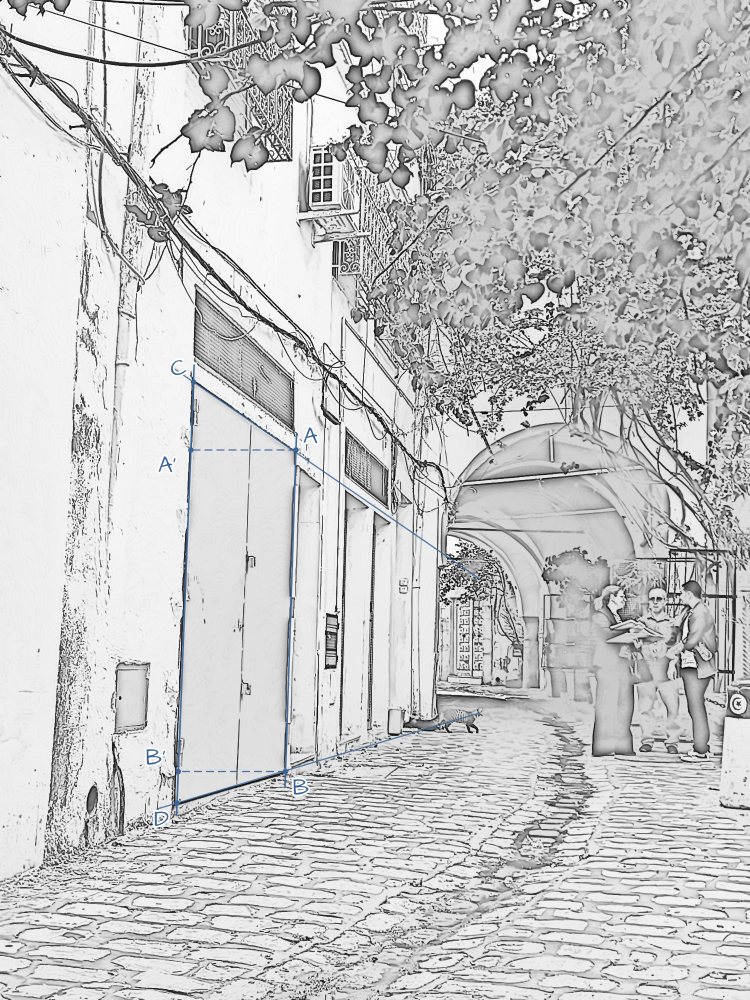
#> input picture croquis-perspective/seance-4/filtre/croquis-filtre-2-construction.png, 1500 x 2000 px (shown at 1/2 size)
$ python masque.py croquis-filtre-2-construction.png out.png
#> lines starting #> are read from the running program, lines starting #| are printed output that depends on the picture; after the words box and inside, x2 and y2 are one past the last pixel; in counts of white or black regions, pixels touching at a corner belong together
"""Masque des personnes sur la photo d'origine (34.jpg, 1500 x 2000) : un polygone par personne, élargi un peu.
Le sac poubelle, l'arbre et tout le reste ne sont pas touchés.
Lancer : python3 masque.py <photo> -> masque-personnes.png"""
import sys
import cv2
import numpy as np

PERSONNES = {
    "dans l'embrasure de la grande porte": [(200, 1180), (268, 1180), (274, 1400), (264, 1600), (270, 1692), (212, 1692), (198, 1600), (192, 1400)],
    "l'homme au sac à dos": [(855, 1138), (920, 1138), (926, 1222), (948, 1238), (948, 1420), (928, 1480), (922, 1640), (972, 1676), (968, 1704),
                             (818, 1704), (820, 1640), (828, 1490), (792, 1545), (778, 1450), (798, 1380), (798, 1238), (850, 1222)],
    "la femme penchée": [(928, 1366), (1002, 1364), (1040, 1438), (1046, 1646), (930, 1646), (922, 1420)],
    "l'homme assis": [(1038, 1418), (1112, 1418), (1172, 1466), (1174, 1624), (1036, 1624)],
    "la femme à la planche": [(1188, 1192), (1264, 1192), (1272, 1288), (1322, 1306), (1344, 1398), (1338, 1444), (1302, 1452), (1312, 1560),
                              (1304, 1752), (1114, 1752), (1122, 1680), (1148, 1580),
                              (1158, 1444), (1146, 1418), (1152, 1300), (1182, 1284)],
    "la personne accroupie": [(1298, 1392), (1438, 1392), (1442, 1768), (1338, 1764), (1302, 1792), (1226, 1792), (1232, 1700), (1248, 1560), (1268, 1498)],
}

if __name__ == "__main__":
    im = cv2.imread(sys.argv[1])
#> im is the input picture: shape (2000, 1500, 3); mean B, G, R 196.4, 196.2, 196.1
    m = np.zeros(im.shape[:2], np.uint8)
    for poly in PERSONNES.values():
        cv2.fillPoly(m, [np.array(poly, np.int32)], 255)
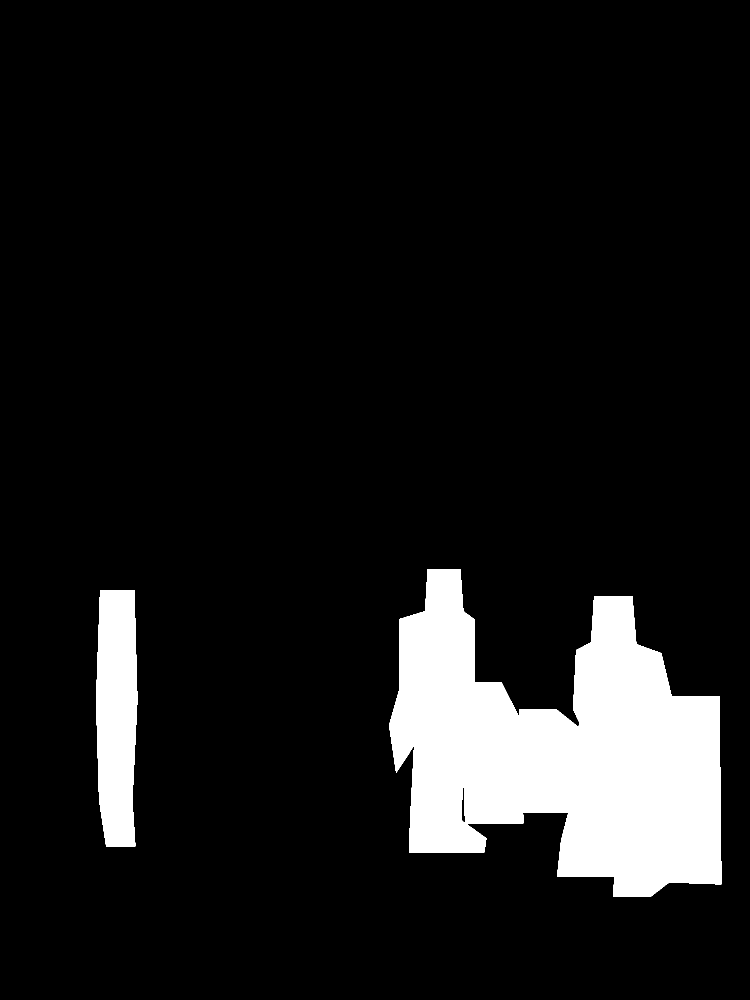
#> m: shape (2000, 1500) (shown at 1/2 size); 10% white; 2 white regions, box (x1, y1, x2, y2) and area: (778, 1138, 1443, 1793) 263110, (192, 1180, 275, 1693) 37575
    m = cv2.dilate(m, cv2.getStructuringElement(cv2.MORPH_ELLIPSE, (17, 17)))
    cv2.imwrite("masque-personnes.png", m)
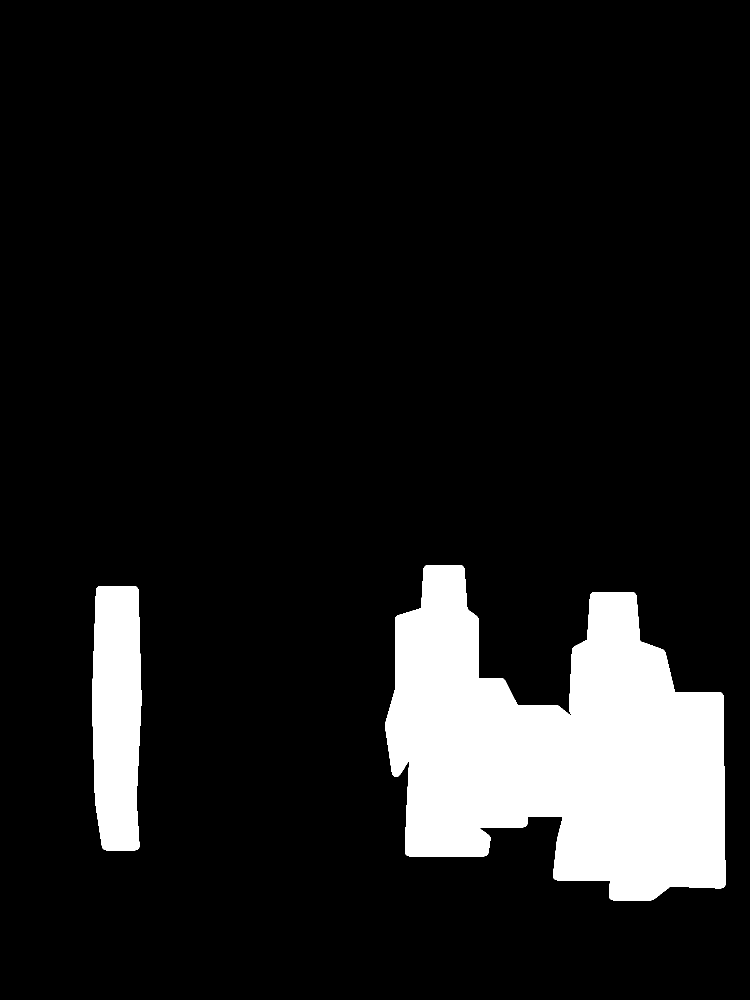
#> saved as masque-personnes.png: shape (2000, 1500) (shown at 1/2 size); 11.2% white; 2 white regions, box (x1, y1, x2, y2) and area: (770, 1130, 1451, 1801) 289939, (184, 1172, 283, 1701) 47087
    v = im.copy(); v[m > 0] = (0.4 * v[m > 0] + [0, 0, 150]).astype(np.uint8)
#> after `v[m > 0] = (0.4 * v[m > 0] + [0, 0, 150]).astype(np.uint8)`:
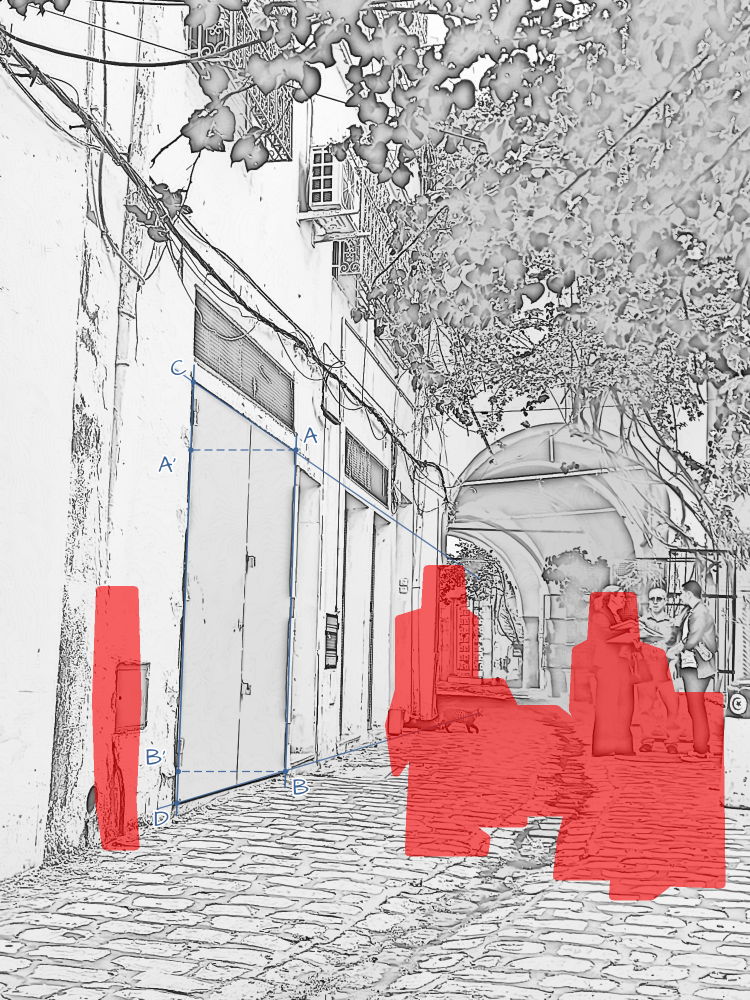
#> v: shape (2000, 1500, 3) (shown at 1/2 size); 11.23% of pixels changed, all inside (x1, y1, x2, y2) = (184, 1130, 1451, 1801)
    cv2.imwrite(sys.argv[2] if len(sys.argv) > 2 else "verif-masque.jpg", v)

$ run again, on croquis-perspective/seance-4/filtre/croquis-filtre.png
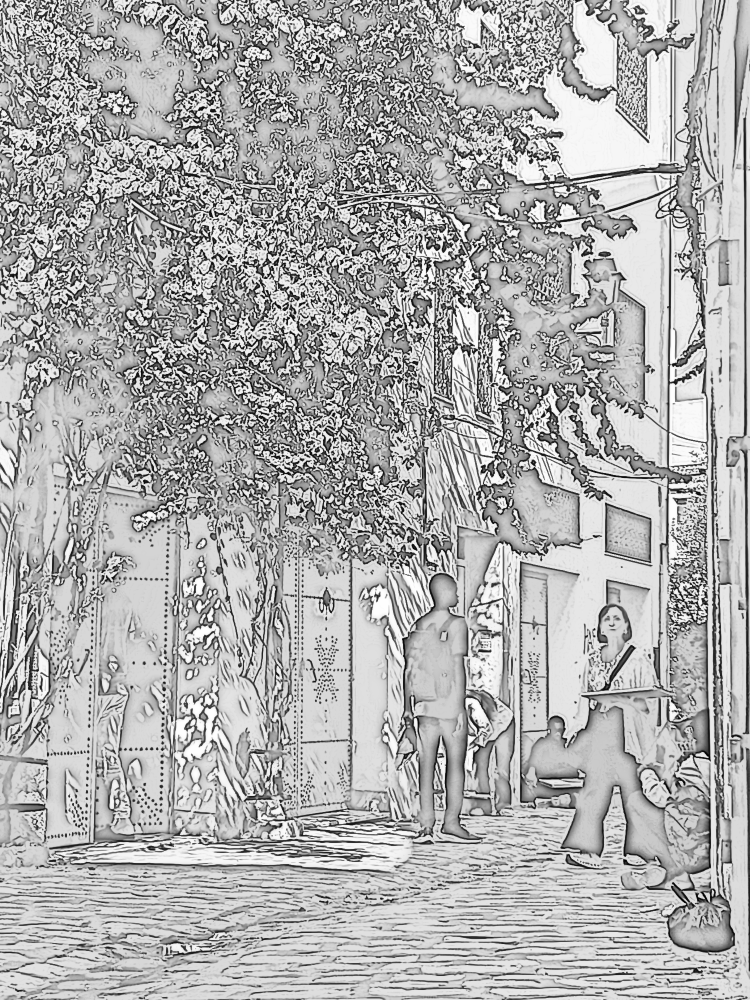
#> input picture croquis-perspective/seance-4/filtre/croquis-filtre.png, 1500 x 2000 px (shown at 1/2 size)
#> im is the input picture: shape (2000, 1500, 3); min 0, max 254, mean 173.7
#> `v[m > 0] = (0.4 * v[m > 0] + [0, 0, 150]).astype(np.uint8)`:
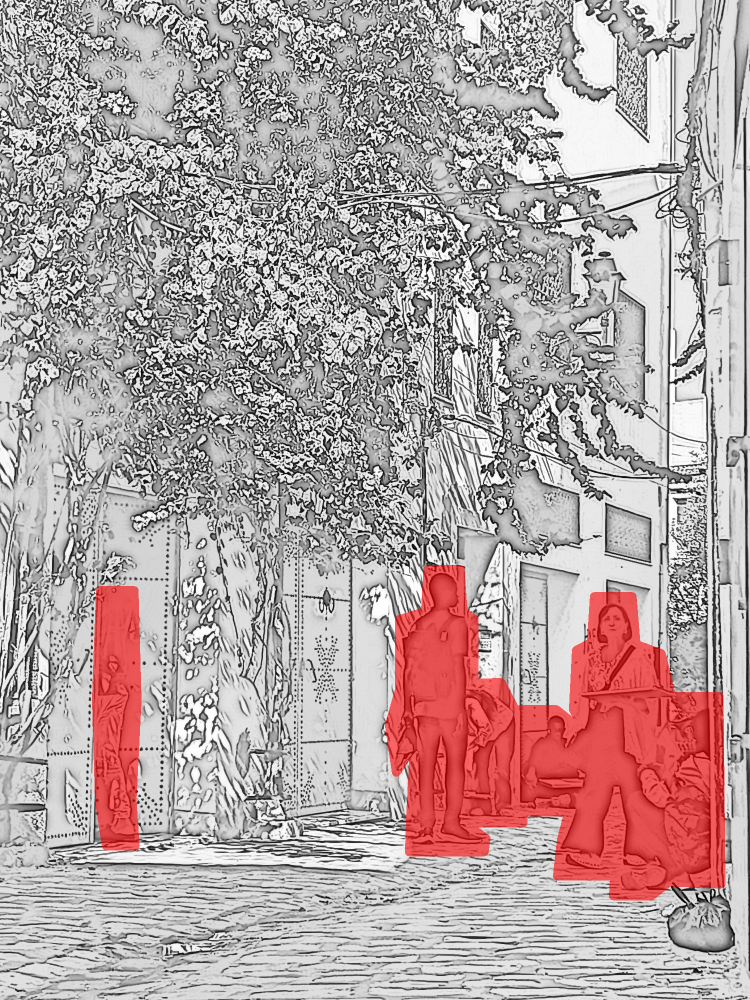
#> v: shape (2000, 1500, 3) (shown at 1/2 size); 11.23% of pixels changed, all inside (x1, y1, x2, y2) = (184, 1130, 1451, 1801)
